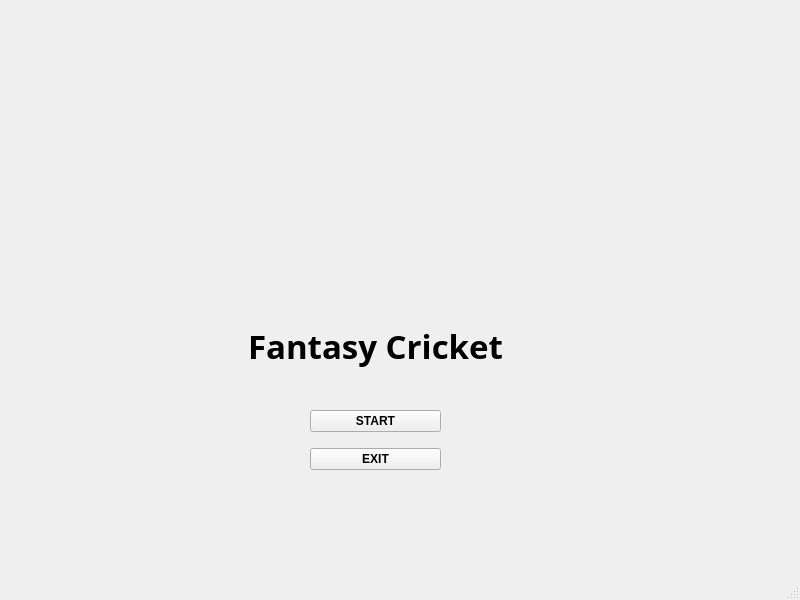
<?xml version="1.0" encoding="UTF-8"?>
<ui version="4.0">
 <class>Fantasy</class>
 <widget class="QMainWindow" name="Fantasy">
  <property name="geometry">
   <rect>
    <x>0</x>
    <y>0</y>
    <width>800</width>
    <height>600</height>
   </rect>
  </property>
  <property name="sizePolicy">
   <sizepolicy hsizetype="Fixed" vsizetype="Fixed">
    <horstretch>0</horstretch>
    <verstretch>0</verstretch>
   </sizepolicy>
  </property>
  <property name="minimumSize">
   <size>
    <width>800</width>
    <height>600</height>
   </size>
  </property>
  <property name="maximumSize">
   <size>
    <width>800</width>
    <height>600</height>
   </size>
  </property>
  <property name="windowTitle">
   <string>Fantasy Cricket</string>
  </property>
  <property name="windowIcon">
   <iconset>
    <normaloff>Image/cricket.png</normaloff>Image/cricket.png</iconset>
  </property>
  <widget class="QWidget" name="centralwidget">
   <widget class="QLabel" name="label">
    <property name="geometry">
     <rect>
      <x>210</x>
      <y>0</y>
      <width>371</width>
      <height>341</height>
     </rect>
    </property>
    <property name="text">
     <string/>
    </property>
    <property name="pixmap">
     <pixmap>../Image/218293_cricket-logo-png-removebg-preview.png</pixmap>
    </property>
    <property name="scaledContents">
     <bool>true</bool>
    </property>
   </widget>
   <widget class="QLabel" name="label_2">
    <property name="geometry">
     <rect>
      <x>240</x>
      <y>300</y>
      <width>271</width>
      <height>91</height>
     </rect>
    </property>
    <property name="font">
     <font>
      <family>Chiller</family>
      <pointsize>25</pointsize>
      <weight>75</weight>
      <bold>true</bold>
     </font>
    </property>
    <property name="text">
     <string>Fantasy Cricket</string>
    </property>
    <property name="alignment">
     <set>Qt::AlignCenter</set>
    </property>
   </widget>
   <widget class="QWidget" name="horizontalLayoutWidget">
    <property name="geometry">
     <rect>
      <x>310</x>
      <y>400</y>
      <width>131</width>
      <height>81</height>
     </rect>
    </property>
    <layout class="QVBoxLayout" name="verticalLayout">
     <item>
      <widget class="QPushButton" name="start">
       <property name="font">
        <font>
         <weight>75</weight>
         <bold>true</bold>
        </font>
       </property>
       <property name="text">
        <string>START</string>
       </property>
      </widget>
     </item>
     <item>
      <widget class="QPushButton" name="exit">
       <property name="font">
        <font>
         <weight>75</weight>
         <bold>true</bold>
        </font>
       </property>
       <property name="text">
        <string>EXIT</string>
       </property>
      </widget>
     </item>
    </layout>
   </widget>
  </widget>
  <widget class="QMenuBar" name="menubar">
   <property name="geometry">
    <rect>
     <x>0</x>
     <y>0</y>
     <width>800</width>
     <height>25</height>
    </rect>
   </property>
  </widget>
  <widget class="QStatusBar" name="statusbar"/>
 </widget>
 <resources/>
 <connections>
  <connection>
   <sender>exit</sender>
   <signal>clicked()</signal>
   <receiver>Fantasy</receiver>
   <slot>close()</slot>
   <hints>
    <hint type="sourcelabel">
     <x>398</x>
     <y>487</y>
    </hint>
    <hint type="destinationlabel">
     <x>558</x>
     <y>490</y>
    </hint>
   </hints>
  </connection>
 </connections>
</ui>
